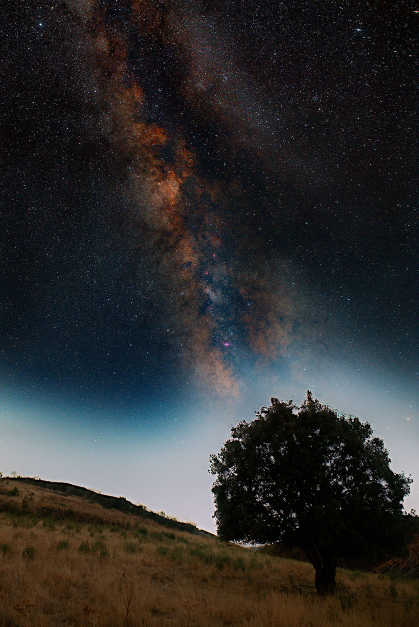
#> input picture gui/assets/showcase_milkyway.jpg, 838 x 1254 px (shown at 1/2 size)
$ python -i stretch.py   (imports and definitions only)
#> lines starting #> are read from the running program, lines starting #| are printed output that depends on the picture
# core/stretch.py
import numpy as np
import cv2

from core.ghs import compute_ghs_lut, apply_ghs_stretch, estimate_ghs_params
from core.light_pollution import (
    compute_light_pollution_dome,
    apply_parametric_light_pollution,
    estimate_light_pollution_center,
    LP_PRESET_TINTS
)
from core.orton import (
    apply_astronomical_orton,
    ORTON_PRESET_TINTS
)
from core.star_diffusion import apply_star_diffusion

# [325 lines left out: functions adjust_saturation_dual, calculate_mtf_params, mtf_curve, auto_mtf_stretch, manual_stretch, apply_white_balance and 7 more, not called in this run]

def extract_background_polynomial(
    img_rgb: np.ndarray,
    sky_mask: np.ndarray = None,
    degree: int = 2
) -> np.ndarray:
    """
    Modela el fondo del cielo mediante una superficie polinómica 2D (grado 1 o 2).
    Al ajustarse solo con píxeles puros de cielo, es 100% inmune a siluetas de árboles y suelo.
    """
#> called with degree = 2
    h, w, c = img_rgb.shape
#> h = 1254; w = 838; c = 3

    # Reducir resolución para estimación ultrarrápida y resistente a estrellas
    scale = max(1, min(h, w) // 300)
#> scale = 2
    small_h, small_w = h // scale, w // scale
#> small_h = 627; small_w = 419

    small_img = cv2.resize(img_rgb, (small_w, small_h), interpolation=cv2.INTER_AREA)
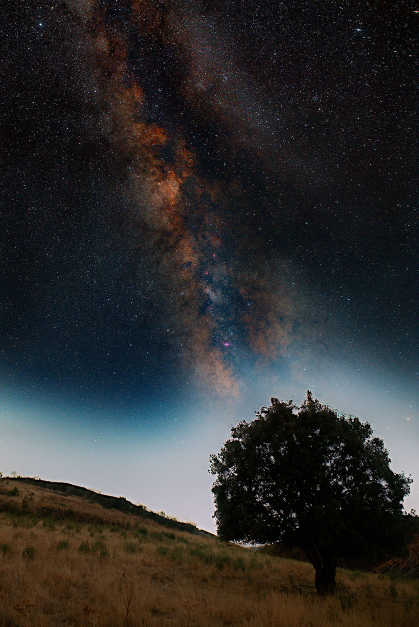
#> small_img: shape (627, 419, 3); mean R, G, B 46.3, 46.5, 46.6

    if sky_mask is not None:
        m = np.squeeze(sky_mask).astype(np.float32)
        if m.shape != (small_h, small_w):
            small_mask = cv2.resize(m, (small_w, small_h), interpolation=cv2.INTER_NEAREST)
        else:
            small_mask = m
        # Retirar borde del suelo para muestreo puro
        k = cv2.getStructuringElement(cv2.MORPH_RECT, (5, 5))
        valid_sky = (cv2.erode((small_mask > 0.5).astype(np.uint8), k) > 0)
    else:
        valid_sky = np.ones((small_h, small_w), dtype=bool)

    # Coordenadas normalizadas [-1, 1]
    y, x = np.mgrid[:small_h, :small_w]
    x_norm = (x / (small_w - 1.0)) * 2.0 - 1.0
    y_norm = (y / (small_h - 1.0)) * 2.0 - 1.0

    # Términos del polinomio cuadrático: 1, x, y, x^2, y^2, x*y
    if degree == 1:
        A = np.column_stack([np.ones(x_norm.size), x_norm.ravel(), y_norm.ravel()])
    else:
        A = np.column_stack([
            np.ones(x_norm.size),
            x_norm.ravel(), y_norm.ravel(),
            (x_norm**2).ravel(), (y_norm**2).ravel(), (x_norm * y_norm).ravel()
        ])

    valid_flat = valid_sky.ravel()
    A_valid = A[valid_flat]

    corrected_channels = []

    for ch in range(c):
        vals = small_img[..., ch].ravel()[valid_flat]

        # Rechazo de estrellas brillantes (percentil 10 a 65 del cielo)
        p_low, p_high = np.percentile(vals, [5, 60])
        samples = (vals >= p_low) & (vals <= p_high)

        # Ajuste analítico por mínimos cuadrados
        coeff, _, _, _ = np.linalg.lstsq(A_valid[samples], vals[samples], rcond=None)

        # Evaluar superficie completa a escala real
        y_f, x_f = np.mgrid[:h, :w]
        x_fn = (x_f / (w - 1.0)) * 2.0 - 1.0
        y_fn = (y_f / (h - 1.0)) * 2.0 - 1.0

        if degree == 1:
            bg_full = coeff[0] + coeff[1]*x_fn + coeff[2]*y_fn
        else:
            bg_full = (coeff[0] + coeff[1]*x_fn + coeff[2]*y_fn +
                       coeff[3]*(x_fn**2) + coeff[4]*(y_fn**2) + coeff[5]*(x_fn*y_fn))

        # Substracción preservando el valor medio
        pedestal = float(np.median(vals[samples]))
        ch_corr = img_rgb[..., ch] - bg_full + pedestal
        corrected_channels.append(ch_corr)
#> this loop made 3 passes
#> (p_low, p_high, coeff, pedestal) on passes 1 to 3: (5, 41, [22.07, -0.983, 0.481, -7.28, 2.14, 0.506], 18), (5, 38, [25.27, -3.42, 4.33, -6.28, -2.04, -3.22], 21), (3, 33, [23.68, -3.21, -1.19, -4.96, -7.23, -3.72], 19)
#> pass 1, in extract_background_polynomial, `bg_full = (coeff[0] + coeff[1]*x_fn + coeff[2]*y_fn + coeff[3]*(x_fn**..`:
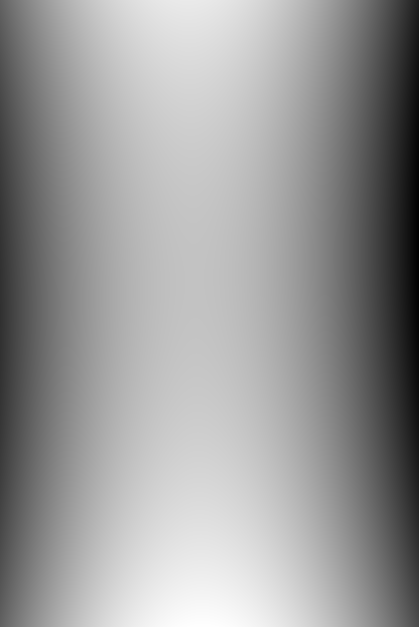
#> bg_full: shape (1254, 838) float64 (shown at 1/2 size); min 13.69, max 24.7, mean 20.4; drawn with min black and max white
#> pass 1, in extract_background_polynomial, `ch_corr = img_rgb[..., ch] - bg_full + pedestal`:
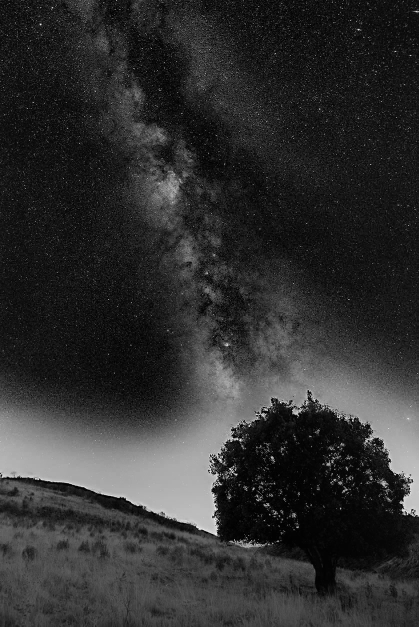
#> ch_corr: shape (1254, 838) float64 (shown at 1/2 size); min -5.8, max 258, mean 43.8; drawn with min black and max white
#> pass 2, in extract_background_polynomial, `bg_full = (coeff[0] + coeff[1]*x_fn + coeff[2]*y_fn + coeff[3]*(x_fn**..`:
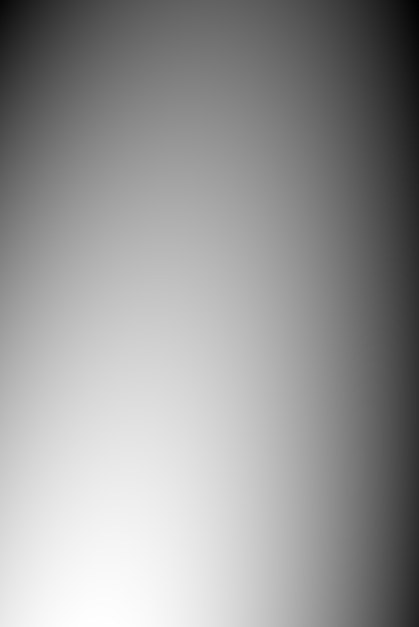
#> bg_full: shape (1254, 838) float64 (shown at 1/2 size); min 12.42, max 29.31, mean 22.5; drawn with min black and max white
#> pass 2, in extract_background_polynomial, `ch_corr = img_rgb[..., ch] - bg_full + pedestal`:
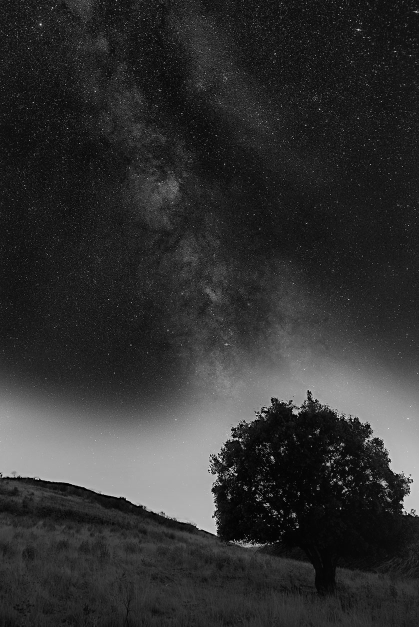
#> ch_corr: shape (1254, 838) float64 (shown at 1/2 size); min -7.49, max 263.2, mean 44.9; drawn with min black and max white
#> after the loop, corrected_channels = 3 items

    corrected = np.stack(corrected_channels, axis=-1)
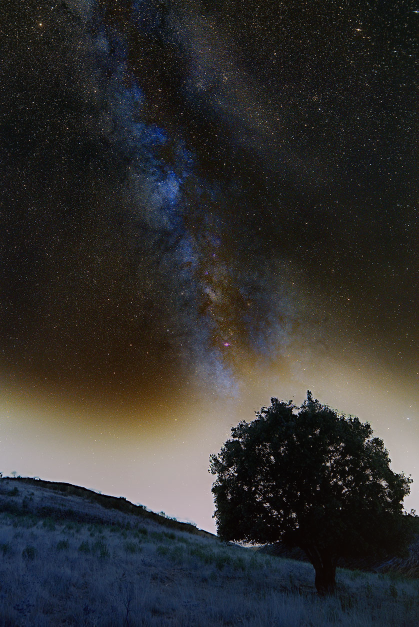
#> corrected: shape (1254, 838, 3) float64 (shown at 1/2 size); mean of channels 0, 1, 2 43.8, 44.9, 45.8; drawn with min black and max white

    if sky_mask is not None:
        m_full = cv2.resize(np.squeeze(sky_mask).astype(np.float32), (w, h), interpolation=cv2.INTER_LINEAR)
        ksize = int(max(15, (min(h, w) // 150) | 1))
        if ksize % 2 == 0: ksize += 1
        m_smooth = cv2.GaussianBlur(m_full, (ksize, ksize), sigmaX=ksize/3.0)[..., np.newaxis]
        return np.clip((corrected * m_smooth) + (img_rgb * (1.0 - m_smooth)), 0.0, 1.0).astype(np.float32)

    return np.clip(corrected, 0.0, 1.0).astype(np.float32)
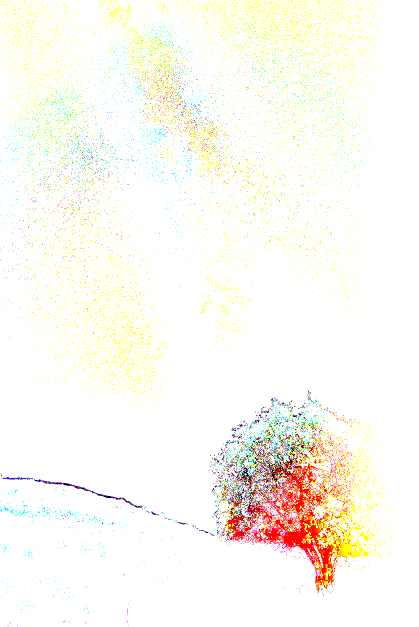
#> returned value: shape (1254, 838, 3) float32 (shown at 1/2 size); mean of channels 0, 1, 2 0.941, 0.975, 0.985; drawn as B, G, R

# [337 lines left out: functions apply_clarity, apply_dehaze, descomponer_ondiculas, realce_multiescala_ondiculas, apply_hue_vs_sat_curve, apply_luma_vs_sat_curve and 1 more, not called in this run]

>>> import cv2
>>> picture = cv2.cvtColor(cv2.imread('../gui/assets/showcase_milkyway.jpg'), cv2.COLOR_BGR2RGB)
>>> result = extract_background_polynomial(picture)
